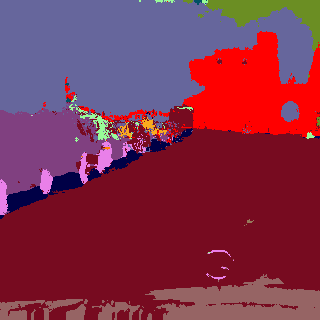
#> input picture src_train/reduced_cluster_v2/reduced_1975.png, 320 x 320 px, given in place of reduced_0.png, which was not available
$ python 7.1-floodfill_hvegetation.py
#> lines starting #> are read from the running program, lines starting #| are printed output that depends on the picture; after the words box and inside, x2 and y2 are one past the last pixel; in counts of white or black regions, pixels touching at a corner belong together; pictures that were not available may be replaced by others from this repository, and a replacement may not be noted

#!/usr/bin/env python3
# -*- coding: utf-8 -*-
"""
Created on Tue Jul 19 14:23:46 2022

@author: eric
"""
import numpy as np
from tqdm import tqdm
import imageio
from PIL import Image
from scipy.ndimage.measurements import label
from collections import Counter


def remove_values_from_list(the_list, val):
   return [value for value in the_list if value != val]


color_map = np.load('color_map_reduced_1.npy')
#> (reads src_train/color_map_reduced_1.npy from the repository)

color_target = np.array([233,128,233]) #pink wheel/bike
id_target = np.where(np.equal(color_map, color_target).all(axis=1))[0][0]

color_hvegetation = np.array([255,128,0]) # orange hvegetation
id_hvegetation = np.where(np.equal(color_map, color_hvegetation).all(axis=1))[0][0]

color_vvegetation = np.array([102,102,156])
id_vvegetation = np.where(np.equal(color_map, color_vvegetation).all(axis=1))[0][0]

color_sidewalk = np.array([0,0,90])
id_sidewalk = np.where(np.equal(color_map, color_sidewalk).all(axis=1))[0][0]

color_railway = np.array([150,120,90]) #it also contains some sidewalk borders
id_railway = np.where(np.equal(color_map, color_railway).all(axis=1))[0][0]


resolution = 320
n_images=2975
for selec in tqdm(range(n_images)):
    # selec = 142

    # =============================================================================
    # translate RGB to int matrix
    # =============================================================================
    cimg = imageio.imread('reduced_cluster_v2/reduced_'+str(selec)+'.png')
#> cimg is the input picture: shape (320, 320, 3); mean R, G, B 129.6, 48.6, 75.7
    final_img = cimg.copy()
    skeleton = np.zeros(320*320).reshape(320,320)

    for c in range(len(color_map)):
        mask_color= np.stack((np.ones((320,320))*color_map[c][0],
                  np.ones((320,320))*color_map[c][1],
                  np.ones((320,320))*color_map[c][2]),axis=-1)
        mask0 = cimg[:,:,0] == mask_color[:,:,0]
        mask1 = cimg[:,:,1] == mask_color[:,:,1]
        mask2 = cimg[:,:,2] == mask_color[:,:,2]
        mask = mask0*mask1*mask2
        skeleton[mask]=c
#> this loop made 16 passes
#> pass 1, `mask0 = cimg[:,:,0] == mask_color[:,:,0]`:
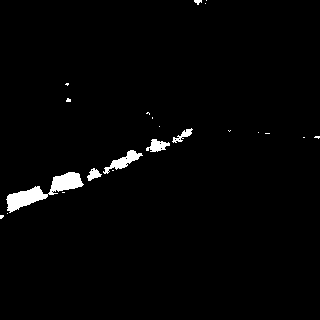
#> mask0: shape (320, 320) bool; 1.8% white; 22 white regions (16 under 20 px), largest, box (x1, y1, x2, y2) and area: (6, 172, 84, 213) 1056, (103, 150, 143, 174) 320, (146, 139, 170, 152) 182, (172, 128, 193, 143) 115, (87, 168, 102, 181) 105, (194, 0, 202, 5) 26
#> pass 1, `mask1 = cimg[:,:,1] == mask_color[:,:,1]`:
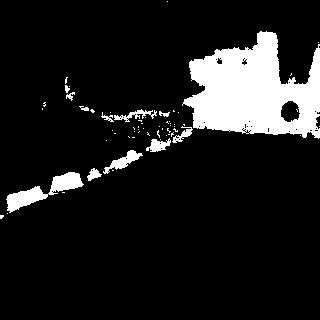
#> mask1: shape (320, 320) bool; 11.4% white; 61 white regions (49 under 20 px), largest, box (x1, y1, x2, y2) and area: (182, 31, 320, 139) 9314, (6, 172, 84, 213) 1056, (103, 150, 143, 174) 320
#> pass 2, `mask2 = cimg[:,:,2] == mask_color[:,:,2]`:
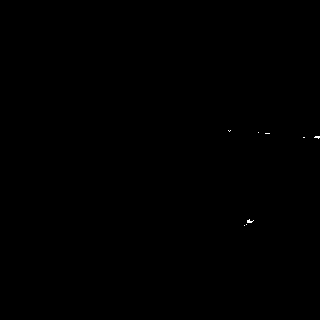
#> mask2: shape (320, 320) bool; 0.04% white in thin lines or dots, all inside (x1, y1, x2, y2) = (228, 130, 320, 226)
#> after the loop:
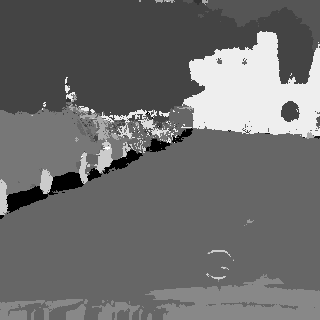
#> skeleton: shape (320, 320) float64; min 0, max 15, mean 6.42; drawn with min black and max white

    # =============================================================================
    # generamos la mascara target
    # =============================================================================
    mask_color= np.stack((np.ones((320,320))*color_target[0],
              np.ones((320,320))*color_target[1],
              np.ones((320,320))*color_target[2]),axis=-1)
    mask0 = cimg[:,:,0] == mask_color[:,:,0]
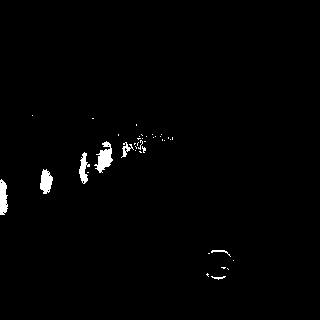
#> mask0: shape (320, 320) bool; 1.2% white; 40 white regions (33 under 20 px), largest, box (x1, y1, x2, y2) and area: (94, 141, 113, 173) 307, (40, 169, 53, 194) 224, (0, 179, 8, 215) 224
    mask1 = cimg[:,:,1] == mask_color[:,:,1]
#> mask1: shape (320, 320) bool; 1.2% white; 40 white regions (33 under 20 px), largest, box (x1, y1, x2, y2) and area: (94, 141, 113, 173) 320, (40, 169, 53, 194) 224, (0, 179, 8, 215) 224
    mask2 = cimg[:,:,2] == mask_color[:,:,2]
    mask = mask0*mask1*mask2

    # separamos en islas los pixeles del mismo color
    labeled_mask, n_islands = label(mask)
#> labeled_mask: shape (320, 320) int32; 58 distinct labels, from 0 to 57
#> n_islands = 57
    key_colors = list()
    for k in range(n_islands):

        #filtramos la isla en cuestión
        lmask = labeled_mask == k + 1 #label 0 es todo lo que no son islas
        x,y = np.where(lmask) #coordenadas de los pixeles de la isla en cuestión

        '''
        vamos a cambiar el algoritmo. Para cada pixel de cada isla,
        se anota los pixeles vecinos de cada pixel.
        if not (RGB_Vecino == target) and not already_saved:
            save position (i.e. (x,y))

        Cuando tengamos todas las posiciones, devolvemos el valor de la maskara en si

        añadimos un -1 si el pixel está fuera de imagen en un array especial,
        para tenerlo en cuenta en los casos pertinentes
        '''
        neigh_pos_x = [1,1,1, 0,0, -1,-1,-1]
        neigh_pos_y = [-1,0,1,-1,1, -1,0,1 ]
        neighbor_pixels, out_pixels = list(),list()
        #para cada pixel
        for i in range(len(x)):
            for p in range(len(neigh_pos_x)):
                neigh = (x[i]+neigh_pos_x[p], y[i]+neigh_pos_y[p])
                # si el vecino está en la imagen
                if neigh[0]>0 and neigh[1]>0 and neigh[0]<resolution and neigh[1]<resolution:
                    pxl = skeleton[neigh[0], neigh[1]]
                    if  pxl != id_target and neigh not in neighbor_pixels:
                        neighbor_pixels.append(neigh)
                #fuera de imagen
                else:
                    if neigh not in out_pixels:
                        out_pixels.append(neigh)


# =============================================================================
# contamos los pixeles de cada label
# =============================================================================
        neigh_labels = list()
        for i in range(len(neighbor_pixels)):
            neigh_labels.append(skeleton[neighbor_pixels[i][0], neighbor_pixels[i][1]])
        for i in range(len(out_pixels)):
            neigh_labels.append(-1)
        d_count=Counter(neigh_labels)


        #si rosa toca naranja hazlo naranja tambien
        # if d_count[id_hvegetation] >= 1:
        if d_count[id_hvegetation] + d_count[id_vvegetation] + d_count[id_sidewalk] + d_count[id_railway] >= 0.30 * len(neigh_labels):
            key_colors.append(color_hvegetation)
        else:
            key_colors.append(color_target)
#> this loop made 57 passes
#> (x, y) on passes 1 to 12: ([115], [32]), ([118, 118], [92, 93]), ([124, 125], [136, 136]), ([134, 135], [118, 118]), ([134], [141]), ([134], [152]), ([134], [161]), ([135], [142]), ([136], [139]), ([136], [146]), ([136], [155]), ([136], [160])
#> lmask: shape (320, 320) bool; 0.03% white in thin lines or dots, all inside (x1, y1, x2, y2) = (211, 276, 226, 280)
#> after the loop, key_colors = 57 items, first 6: [233, 128, 233], [233, 128, 233], [233, 128, 233], [255, 128, 0], [233, 128, 233], [233, 128, 233]

# =============================================================================
# save result
# =============================================================================


    for k in range(len(key_colors)):
        lmask = labeled_mask == k+1
        final_img[lmask] = key_colors[k]
#> this loop made 57 passes
#> final_img: shape (320, 320, 3); 0.01% of pixels changed, all inside (x1, y1, x2, y2) = (118, 134, 154, 149)
    im = Image.fromarray(final_img)
    im.save('reduced_cluster_v3/reduced_'+str(selec)+'.png')
#> pass 2 of the loop `for selec in tqdm(range(n_images)):`:
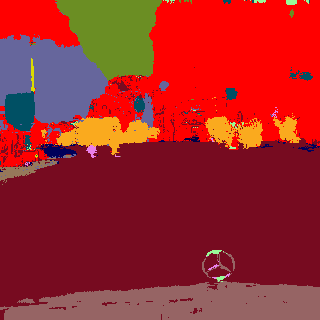
#> input picture src_train/reduced_cluster_v2/reduced_2230.png, 320 x 320 px, given in place of reduced_1.png, which was not available
#> cimg is the input picture: shape (320, 320, 3); mean R, G, B 159.2, 38.4, 40.8
#> after the loop `for c in range(len(color_map)):`:
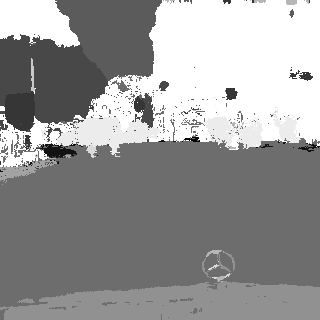
#> skeleton: shape (320, 320) float64; min 0, max 14, mean 8.34; drawn with min black and max white
#> `mask0 = cimg[:,:,0] == mask_color[:,:,0]`:
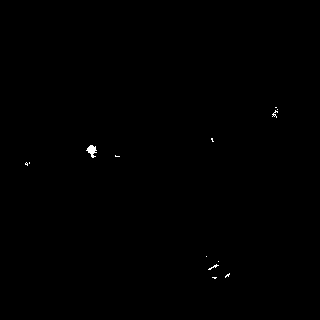
#> mask0: shape (320, 320) bool; 0.16% white; 13 white regions (11 under 20 px), largest, box (x1, y1, x2, y2) and area: (86, 145, 97, 158) 78, (208, 264, 219, 270) 20
#> labeled_mask: shape (320, 320) int32; 19 distinct labels, from 0 to 18
#> n_islands = 18
#> the loop `for k in range(n_islands):` made 18 passes
#> (x, y) on passes 1 to 6: ([107, 107], [275, 276]), ([109], [277]), ([110, 111, 111, 111, 112, 112, 112], [275, 275, 276, 277, 274, 275, 277]), ([113, 114, 114, 114, 114, 115, 115], [273, 272, 273, 274, 275, 273, 275]), ([116], [272]), ([116], [274])
#> after the loop `for k in range(n_islands):`: key_colors = 18 items, first 6: [233, 128, 233], [233, 128, 233], [233, 128, 233], [233, 128, 233], [255, 128, 0], [233, 128, 233]
#> the loop `for k in range(len(key_colors)):` made 18 passes
#> (the run stopped early here; a loop or call above may not have finished)
